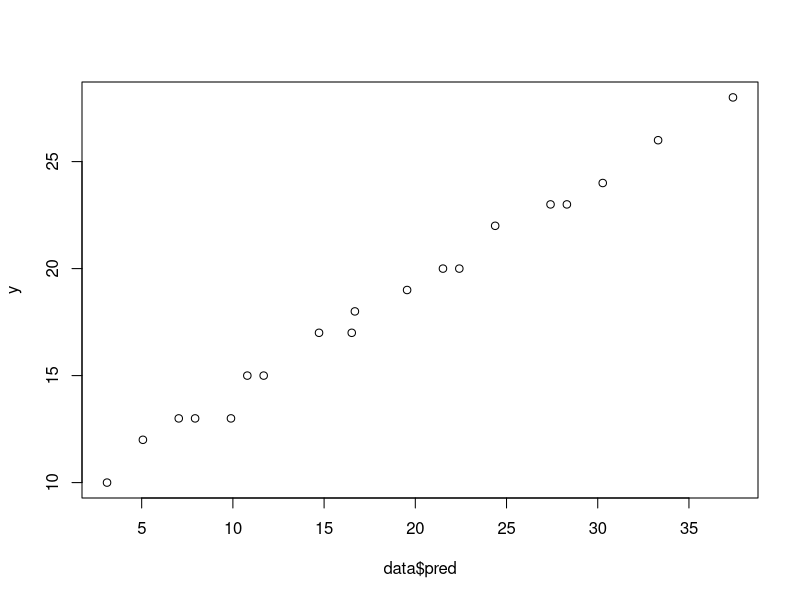
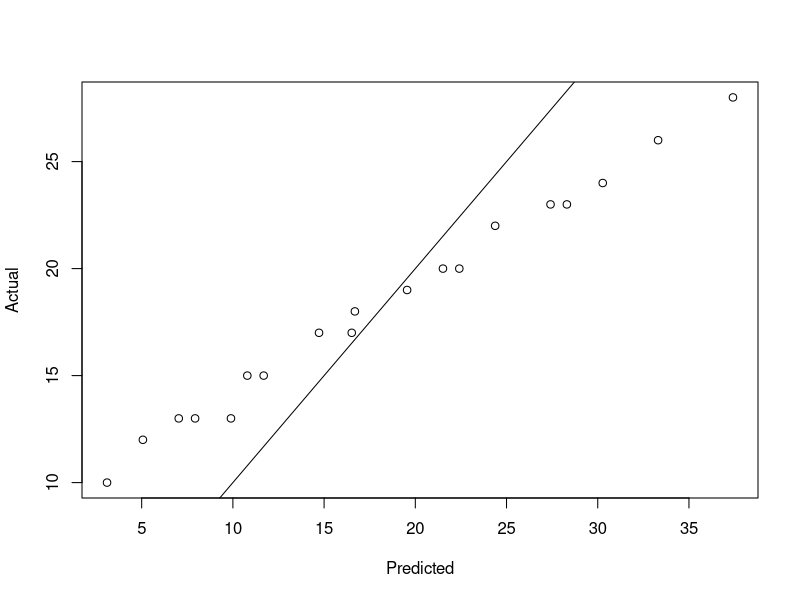

Here is the R script that generated these plots, in order:
data <- read.csv("2.csv", header=TRUE, sep=",")
x1 <- data$experience
x2 <- data$training
y <- data$publications

x1_mean <- mean(x1)
x2_mean <- mean(x2)
y_mean <- mean(y)

num1 = sum((x1 - x1_mean) * (y - y_mean))
dem1 = sum((x1 - x1_mean) ^ 2)
b1 = num1/dem1
b1

num2 = sum((x2 - x2_mean) * (y - y_mean))
dem2 = sum((x2 - x2_mean) ^ 2)
b2 = num2/dem2
b2

b0 = y_mean - b1 * x1_mean - b2 * x2_mean
b0

data$pred = b0 + b1*x1 + b2*x2
b0
b1
b2

rss = sum((y - data$pred) ^ 2)
tss = sum((y - y_mean) ^ 2)
rse = sqrt(rss/(nrow(data) - 2))
se = 1 -  (rss/tss)
se

model <- lm(y ~ x1 + x2, data = data)
summary(model)
data$pred2 <- predict(model, data)
data$pred2

plot(data$pred, y)
plot(data$pred, y, xlab = "Predicted", ylab = "Actual")
abline(a = 0, b = 1)